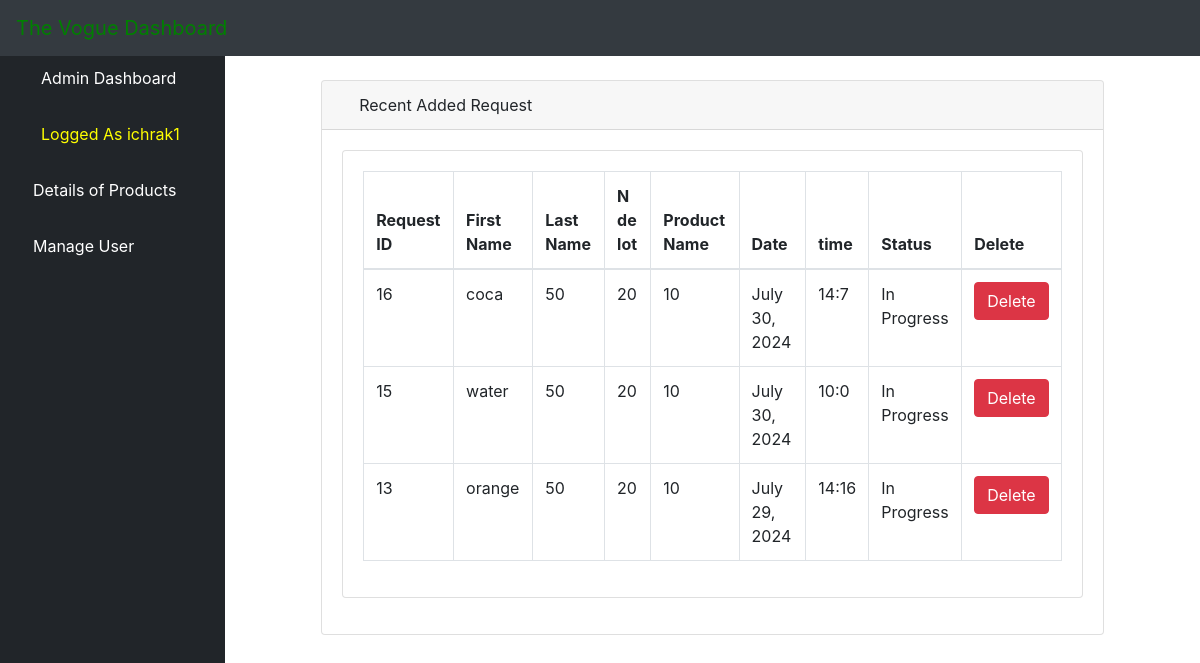
The app's page /albook/ (signed in) with its own data.
### bookstore/models.py (models this page shows, shortened)
class User(AbstractUser):
    is_admin = models.BooleanField(default=False)
    is_publisher = models.BooleanField(default=False)
    is_librarian = models.BooleanField(default=False)
    class Meta:
     swappable = 'AUTH_USER_MODEL'

class Book(models.Model):
    title = models.CharField(max_length=100)
    author = models.CharField(max_length=100)
    year = models.CharField(max_length=100)
    publisher = models.CharField(max_length=200)
    desc = models.CharField(max_length=1000)
    uploaded_by = models.CharField(max_length=100, null=True, blank=True)
    user_id = models.CharField(max_length=100, null=True, blank=True)
    date = models.DateField(max_length=12, default=datetime.date.today)
    time = models.CharField(max_length=12, default="00:00")
    status = models.BooleanField(default=False)
    controle = models.CharField(max_length=100 , default="")
    time1 = models.CharField(max_length=12, default="00:00")
    time2 = models.CharField(max_length=12, default="00:00")
    is_publisher = models.BooleanField(default=False)
    is_admin= models.BooleanField(default=False)
    urgent = models.CharField(max_length=100 , default="")
    Nands= models.CharField(max_length=100, default="")
    conforme = models.CharField(max_length=100 , default="")
    type = models.CharField(max_length=100 , default="None")
    fiche = models.CharField(max_length=100 , default="None")
    implutation = models.CharField(max_length=100 , default="None")
    UAP= models.CharField(max_length=100, default="")
    time_difference = models.CharField(max_length=100, default="")
    produit= models.CharField(max_length=100, default="")

### bookstore/views.py (the view)
# urls.py: path('albook/', views.ABookListView.as_view(), name='albook'),
class ABookListView(LoginRequiredMixin,ListView):
	model = Book
	template_name = 'dashboard/book_list.html'
	context_object_name = 'books'
	paginate_by = 20
	def get_queryset(self):
		return Book.objects.order_by('-id')

### bookstore/templates/dashboard/book_list.html (shortened to what this page needs)
{% extends 'dashboard/base.html' %}
{% load static %}
{% block body %}
<div class="container-fluid">
<div class="row" style="padding-top: 30px">
<div class="col-sm-1" style="color: red">
</div>
<div class="col-sm-10">
                <div class="card mb-3">
                <div class="card-header">
                    <i class="fas fa-table text-primary"></i>
                    Recent Added Request
                </div>
                <div class="card-body">
            <div class="card mb-3">
                <div class="card-body">
                    <div class="table-responsive">
                         <table class="table table-bordered" id="dataTable" width="100%" cellspacing="0">
                            <thead>
                            <tr>
                                <th>Request ID</th>
                                <th>First Name </th>
                                <th>Last Name </th>
                                <th>N de lot </th>
                                <th>Product Name </th>
                                <th>Date</th>
                                <th>time</th>
                                <th>Status</th>
                                <th>Delete</th>
                            </thead>
                            <tbody>
                              {% if books %}
                                {% for book in books %}
                                <tr>
                                  <td>{{ book.id }}</td>
                                  <td>{{ book.title }}</td>
                                  <td>{{ book.author }}</td>
                                  <td>{{ book.publisher }}</td>
                                  <td>{{ book.year }}</td>
                                  <td>{{ book.date }}</td>
                                  <td>{{ book.time }}</td>
                                  {% if book.status %}
                                    <td>Completed</td>
                                  {% else %}
                                    <td>In Progress</td>
                                  {% endif %}
                                  <td>
                                                <a href="{% url 'adbook' book.pk %}">
                                                    <button type="button" class="btn btn-danger">Delete</button>
                                                </a>
                                            </td>
                                </tr>
                                {% endfor %}
                                {% endif %}
                            </tbody>
                        </table>
                    </div>
                </div>
            </div>
        </div>
    </div>
</div>
<div class="col-sm-1">
</div>
</div>
</body>
</html>
{% endblock %}

### bookstore/templates/dashboard/base.html (shortened to what this page needs)
{% load static %}
<!DOCTYPE html>
<html lang="en">
<head>
    {% load static %}
    <link href="{% static 'vendor/fontawesome-free/css/all.min.css' %}" rel="stylesheet" type="text/css">
    <link rel="stylesheet" href="{% static 'assets/css/bootstrap.min.css' %}">
    <link rel="stylesheet" href="{% static 'assets/fonts/font-awesome-4.7.0/css/font-awesome.min.css' %}">
    <link href="{% static 'vendor/datatables/dataTables.bootstrap4.css' %}" rel="stylesheet">
    <link rel="stylesheet" type="text/css" href="{% static 'css/master.css' %}">
    <link href="{% static 'css/sb-admin.css' %}" rel="stylesheet">
    <link rel="stylesheet" href="https://cdn.datatables.net/2.0.8/css/dataTables.dataTables.css">
    <link rel="stylesheet" href="https://cdn.datatables.net/buttons/3.0.2/css/buttons.dataTables.css">
</head>
<body id="page-top">
<nav class="navbar navbar-expand navbar-dark bg-dark fixed-top">
    <a class="navbar-brand mr-1" href="" style="color: green;">The Vogue Dashboard</a>
    <button class="btn btn-link btn-sm text-white order-1 order-sm-0" id="sidebarToggle" href="#">
        <i class="fas fa-bars"></i>
    </button>
    <ul class="navbar-nav ml-auto ml-md-0">
        <li class="nav-item dropdown no-arrow">
            <a class="nav-link dropdown-toggle" href="#" id="userDropdown" role="button" data-toggle="dropdown" aria-haspopup="true" aria-expanded="false">
                <i class="fas fa-user-circle fa-fw text-primary"></i>
            </a>
        </li>
    </ul>
</nav>
<div id="wrapper" style="padding-top: 50px">
<ul class="sidebar navbar-nav">
    <li class="nav-item active">
        <a class="nav-link" href="{% url 'dashboard' %}">
            <i class="fas fa-fw fa-tachometer-alt"></i>
            <span>Admin Dashboard</span>
        </a>
    </li>
    <li class="nav-item active">
        <a class="nav-link" href="">
            <i class="fas fa-user-circle fa-fw text-warning"></i>
            <span style="color: yellow">Logged As {{ user.username }}</span>
        </a>
    </li>
    <li class="nav-item">
        <a class="nav-link" href="{% url 'adrequest' %}">
            <i class="fas fa-book text-primary"></i>
            <span style="color: white">Details of Products</span>
        </a>
    </li>
    <li class="nav-item">
        <a class="nav-link" href="{% url 'aluser' %}">
            <i class="fas fa-user text-primary"></i>
            <span style="color: white">Manage User</span>
        </a>
    </li>
</ul>
    {% block body %}{% endblock %}

### static/css/master.css (style rules this page uses)
html { scroll-behavior: smooth; }
li { list-style-type: none; }

### bookstore/templates/dashboard/base.html (style rules this page uses)
body { display: flex; flex-direction: column; min-height: 100vh; }

### records on screen
User: username "ichrak1"
Book: id "16", title "coca", author "50", publisher "20", year "10", date "July 30, 2024", time "14:7", status "In Progress"
Book: id "15", title "water", author "50", publisher "20", year "10", date "July 30, 2024", time "10:0", status "In Progress"
Book: id "13", title "orange", author "50", publisher "20", year "10", date "July 29, 2024", time "14:16", status "In Progress"
